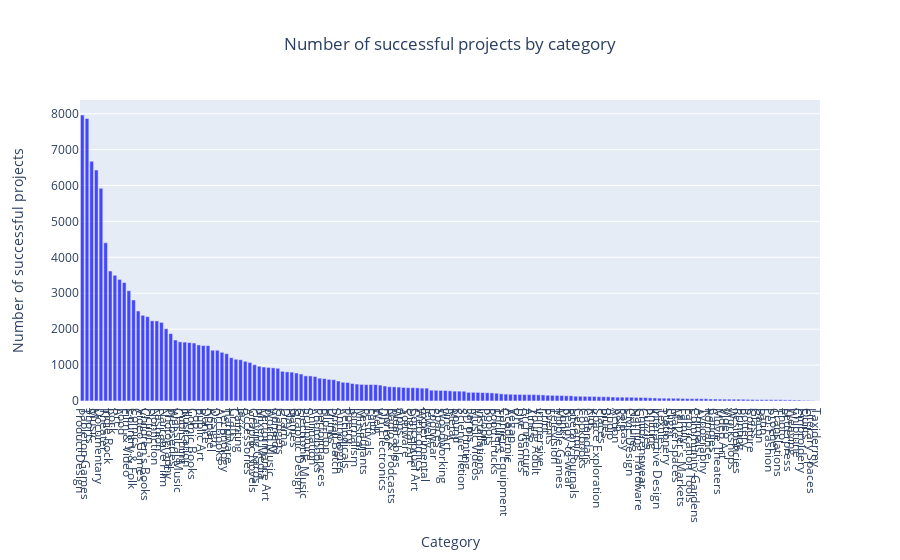

Write notebook code for a chart like this one.
### Code cell
data = go.Bar(
    x=successful_projects.category.value_counts().keys(),
    y=successful_projects['category'].value_counts(),
    marker=dict(
        opacity=0.7,
        color='Blue'
    ),
   # orientation='h'
)

layout = go.Layout(
    title=dict(
               text='Number of successful projects by category',
               x=0.5,
               xanchor= 'center'
              ),
    xaxis=dict(
               title='Category',
               tickmode='linear'
         ),
    yaxis=dict(
               title='Number of successful projects',
               tickprefix="   "
         ),
    barmode='group'
)

go.Figure(data=data, layout=layout)

### Figure 1 — Plotly figure (JSON) as saved in the notebook; plotly's stock layout.template omitted (floating-point values rounded to 4 significant figures; data arrays with more than 128 entries replaced by an {"elided": "..."} marker saying what was removed)
{"data": [{"marker": {"color": "Blue", "opacity": 0.7}, "type": "bar", "x": {"elided": "159 str values"}, "y": {"elided": "159 int values"}}], "layout": {"barmode": "group", "title": {"text": "Number of successful projects by category", "x": 0.5, "xanchor": "center"}, "xaxis": {"tickmode": "linear", "title": {"text": "Category"}}, "yaxis": {"tickprefix": "   ", "title": {"text": "Number of successful projects"}}}}
